Frame 1 (no input): blank canvas, image omitted
Frame 60 (the mouse pressed at the canvas centre just before this capture): blank canvas, image omitted
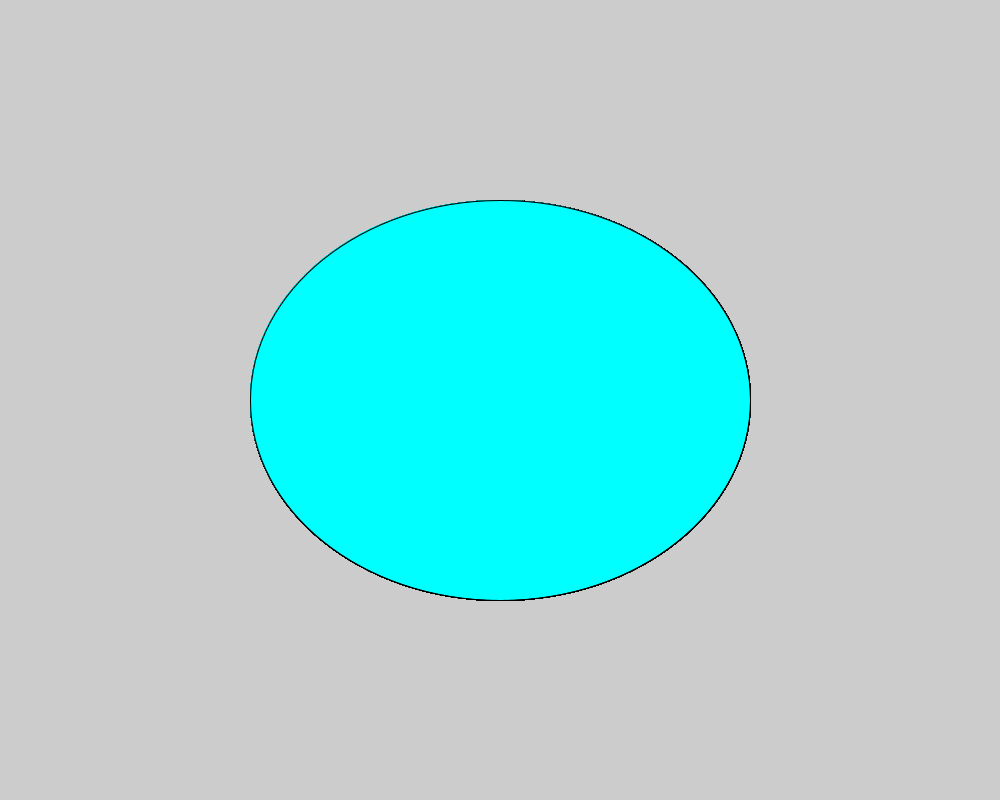
Frame 120 (the mouse held since frame 60 and released just before this capture)

The Processing sketch whose frames 1 and 60 were blank and that drew this single picture after the mouse press (run headless with seeded random() and noise(); from frame 60 on, the mouse is pressed at the canvas centre):

// Processing sketch: Crazy_Caterpillar
// ── Crazy_Caterpillar.pde
void setup() {
  size(1000,800);
}
void draw() {
  ellipse(mouseX,mouseY,mouseX,mouseY);
  fill(0,mouseX,mouseY);
}
